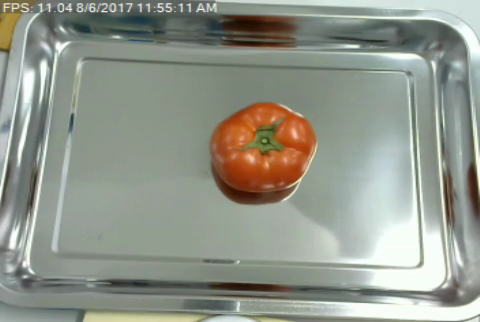
#> input picture 4/images/input/tomato_000.png, 480 x 322 px; its folder holds 3 pictures in this run
$ python exam_4.py
#> lines starting #> are read from the running program, lines starting #| are printed output that depends on the picture; after the words box and inside, x2 and y2 are one past the last pixel; in counts of white or black regions, pixels touching at a corner belong together; long printed decimals are rounded; pictures that were not available may be replaced by others from this repository, and a replacement may not be noted
import cv2 as cv
import numpy as np
import matplotlib.pyplot as plt
import skimage.morphology as skmorph
from skimage.segmentation import flood_fill
from glob import glob

def euclideanDistance(input_rec, center_pos):
    '''
        Euclidean Distances
    '''
    ### -> Find Euclidean Distances
    distances = np.sqrt(np.sum((input_rec - center_pos)**2, axis=1))

    return distances

def mahalanobisDistance(input_rec, center_pos):
    '''
        Mahalanobis Distances
    '''
    ### -> Find Invert Covariance
    cov = np.cov(input_rec.T)
    inv_cov = np.linalg.inv(cov)
    ### -> Find Mahalanobis Distance
    delta = input_rec - center_pos
    distances = np.sqrt(np.einsum("ij,jk,ik->i", delta, inv_cov, delta))

    return distances

def colorRangeDistance(input_img, center_pos, cutoff, distance_type="euclidean"):
    '''
    '''
    y, x, z = input_img.shape

    ### -> Flattern into Records
    input_rec = input_img.reshape(y*x, z)
    center_pos = center_pos * np.ones((y*x, 1))
    ### -> Find Distance
    if distance_type == "euclidean":
        distances = euclideanDistance(input_rec, center_pos)
    elif distance_type == "mahalanobis":
        distances = mahalanobisDistance(input_rec, center_pos)
    ### -> Cutoff Color
    output_rec = np.where(distances > cutoff, 0, 1)
    ### -> Reshape into image
    output_img = output_rec.reshape((y, x))

    return output_img

def floodFill(input_img):
    '''
        Fill Holes
    '''
    hole_img = input_img.copy()

    # -> Flood Fill Mask Temp
    mask = np.zeros((input_img.shape[0]+2, input_img.shape[1]+2), np.uint8)
    mask[1:-1,1:-1] = hole_img
    # -> Flood Fill
    hole_img = flood_fill(mask, (0, 0), 1)[1:-1,1:-1]
    # cv.floodFill(hole_img, mask, (0, 0), 1)
    hole_img = np.logical_not(hole_img)
    # -> Merge Original and Filled Area
    output_img = np.logical_or(input_img, hole_img)

    return output_img.astype(np.uint8)

def findIoU(input_img, gt_img):
    '''
        Find IoU
    '''
    intersect = np.logical_and(input_img, gt_img)
    union = np.logical_or(input_img, gt_img)
    # Intersection Over Union
    iou = np.sum(intersect) / np.sum(union)

    return iou

INPUT_PATH = "../images/input/"
GT_PATH = "../images/segment/"

if __name__ == "__main__":
    # >>> Get input image files
    input_files = glob(INPUT_PATH + '*')
    gt_files = glob(GT_PATH + '*')

    for i in range(len(input_files)):
        ### >>> Read Image Files
        # Input Image
        input_img = cv.imread(input_files[i])
#> input_img is the input picture: shape (322, 480, 3); mean B, G, R 138.8, 150, 145.3
        input_img = cv.cvtColor(input_img, cv.COLOR_BGR2RGB)
        # Groundtruth Image
        gt_img = cv.imread(gt_files[i])
        gt_img = cv.cvtColor(gt_img, cv.COLOR_BGR2GRAY)
        gt_img = np.where(gt_img > 127, 1, 0)
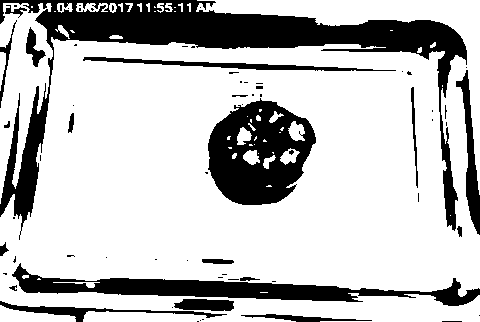
#> gt_img: shape (322, 480) int64; values 0 (black) and 1 (white), 75.4% white; 68 black regions (46 under 20 px), largest, box (x1, y1, x2, y2) and area: (0, 0, 467, 240) 18358, (208, 98, 316, 205) 7387, (12, 263, 480, 306) 6165

        ### -> Preprocessing
        ench_img = cv.cvtColor(input_img, cv.COLOR_RGB2HSV)
#> ench_img: shape (322, 480, 3); mean H, S, V 59, 33, 154.5
        ench_img[:,:,2] = cv.equalizeHist(ench_img[:,:,2])
#> ench_img: shape (322, 480, 3); mean H, S, V 59, 33, 129.1
        ench_img = cv.cvtColor(ench_img, cv.COLOR_HSV2RGB)
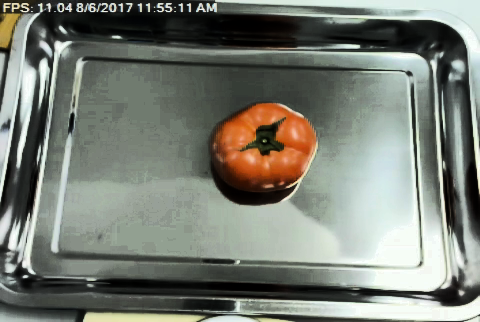
#> ench_img: shape (322, 480, 3); mean R, G, B 121.2, 125.2, 115.9
        # ench_img = input_img

        ### -> Red Color Segmentation
        tomato_color = (255, 0, 0)
        cutoff = 150
        seg_img = colorRangeDistance(ench_img, tomato_color, cutoff, distance_type="euclidean")
#> in colorRangeDistance, `output_img = output_rec.reshape((y, x))`: output_img: shape (322, 480) int64; values 0 (black) and 1 (white), 2.7% white; 6 white regions (5 under 20 px), largest, box (x1, y1, x2, y2) and area: (218, 103, 316, 184) 4239

        ### -> Postprocessing
        # - Closing
        stre = skmorph.disk(3)
        morph_img = cv.morphologyEx(np.uint8(seg_img), cv.MORPH_OPEN, stre)
#> morph_img: shape (322, 480); values 0 (black) and 1 (white), 2.5% white; 1 white region, box (x1, y1, x2, y2) and area: (218, 103, 316, 181) 3858
        morph_img = cv.morphologyEx(np.uint8(morph_img), cv.MORPH_CLOSE, stre)
#> morph_img: shape (322, 480); values 0 (black) and 1 (white), 2.6% white; 1 white region, box (x1, y1, x2, y2) and area: (218, 103, 316, 181) 4033
        # - Flood Fill
        output_img = floodFill(morph_img)
#> in floodFill, `mask[1:-1,1:-1] = hole_img`:
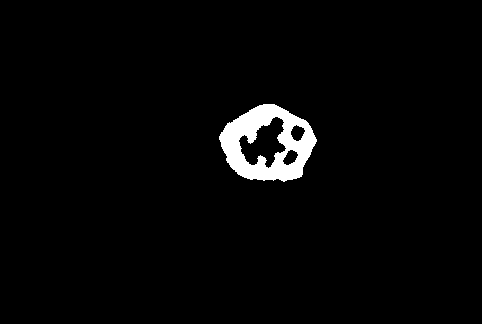
#> mask: shape (324, 482); values 0 (black) and 1 (white), 2.6% white; 1 white region, box (x1, y1, x2, y2) and area: (219, 104, 317, 182) 4033
#> in floodFill, `hole_img = flood_fill(mask, (0, 0), 1)[1:-1,1:-1]`:
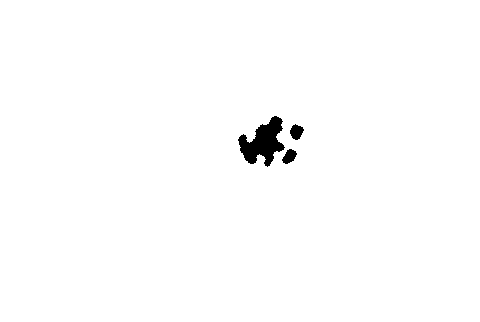
#> hole_img: shape (322, 480); values 0 (black) and 1 (white), 99% white; 3 black regions, box (x1, y1, x2, y2) and area: (238, 116, 285, 167) 1244, (290, 124, 304, 140) 151, (282, 149, 297, 164) 142
#> in floodFill, `output_img = np.logical_or(input_img, hole_img)`:
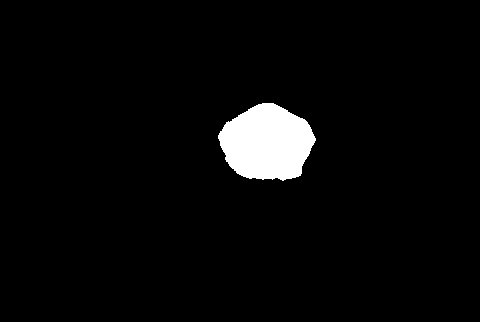
#> output_img: shape (322, 480) bool; 3.6% white; 1 white region, box (x1, y1, x2, y2) and area: (218, 103, 316, 181) 5570

        ### -> IoU
        print(f"IoU: {findIoU(output_img, gt_img)}")
#> in findIoU, `intersect = np.logical_and(input_img, gt_img)`:
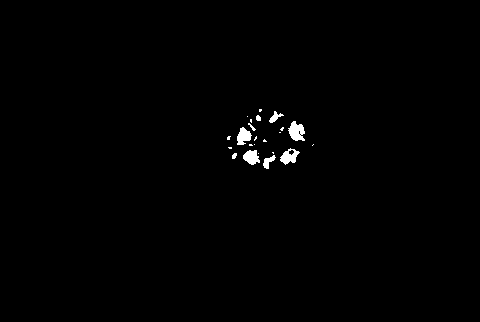
#> intersect: shape (322, 480) bool; 0.69% white; 23 white regions (14 under 20 px), largest, box (x1, y1, x2, y2) and area: (288, 121, 305, 141) 229, (280, 148, 300, 165) 182, (237, 127, 252, 145) 176
#> in findIoU, `union = np.logical_or(input_img, gt_img)`:
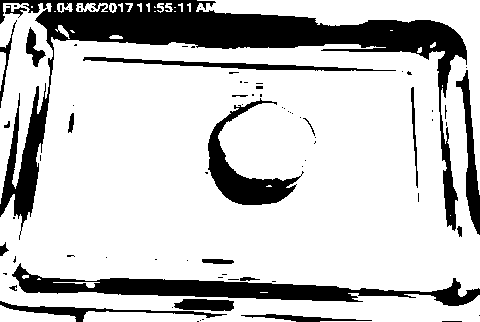
#> union: shape (322, 480) bool; 78.3% white; 78 black regions (55 under 20 px), largest, box (x1, y1, x2, y2) and area: (0, 0, 467, 240) 18358, (12, 263, 480, 306) 6165, (208, 98, 304, 205) 2862
#> in findIoU, `iou = np.sum(intersect) / np.sum(union)`: iou = 0.00884
#| IoU: 0.008844

        # ~> Display Images
        plt.subplot(1, 2, 1)
        plt.imshow(input_img)
        plt.subplot(1, 2, 2)
        # plt.imshow(ench_img)
        # plt.imshow(seg_img, cmap="gray")
        plt.imshow(output_img, cmap="gray")
        plt.show()
#> (the run stopped early here; a loop or call above may not have finished)
